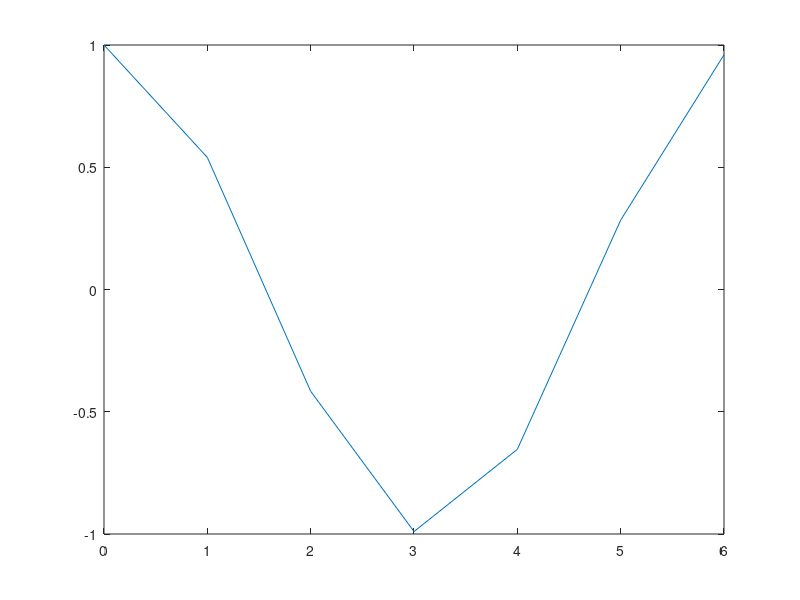
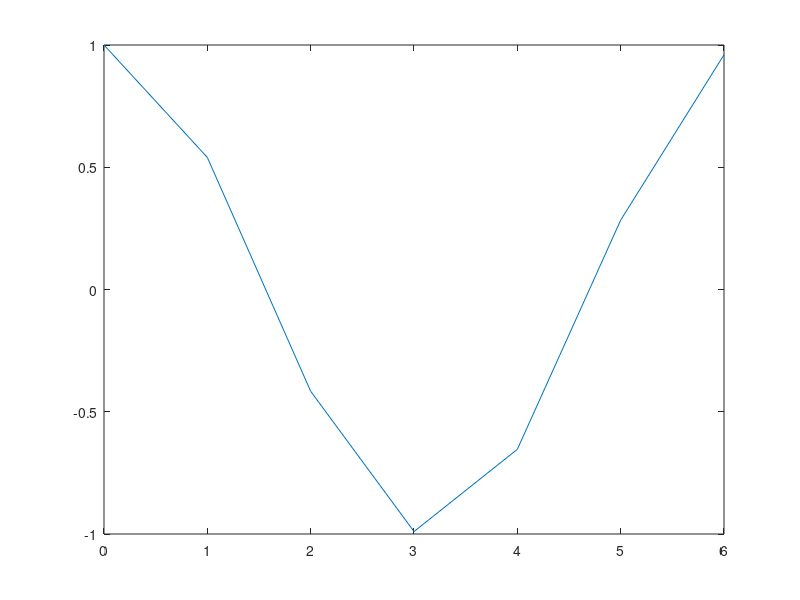

MATLAB code for these plots, in order:
%% Headline
% Headline description with a link
% <https://www.gnu.org/software/octave |*GNU Octave*| Homepage>
%
% Spanning some lines and blanks.
%

%%

disp ("First recognized Octave code after %%")

%% SECTION TITLE
% DESCRIPTIVE TEXT

%%% SECTION TITLE WITHOUT SECTION BREAK
% For Matlab compatibility

## SECTION TITLE
# DESCRIPTIVE TEXT

### SECTION TITLE WITHOUT SECTION BREAK
# Should not work in Octave style
# and should be interpreted as usual Octave code

%%
%

##
#

% some real comment
i = 0:2*pi

# some real comment
y = sin(i)

%%
%
% Content without head.
%

% some real comment and split code block
x = 0:2*pi

# some real comment and split code block
y = sin(x)

%%
%

% reusing old values
y = cos(i)

# some real comment and split code block
y = cos(x)

%% Text formatting
% PLAIN TEXT _ITALIC TEXT_ *BOLD TEXT* |MONOSPACED TEXT|
% |MONOSPACED TEXT| PLAIN TEXT _ITALIC TEXT_ *BOLD TEXT*
% *BOLD TEXT* |MONOSPACED TEXT| PLAIN TEXT _ITALIC TEXT_
% _ITALIC TEXT_ *BOLD TEXT* |MONOSPACED TEXT| PLAIN TEXT
% Trademarks:
% TEXT(TM)
% TEXT(R)
%
% Good inlining shoud work
% *BOLD _ITALIC |MONOSPACED| TEXT_*
% _ITALIC *BOLD |MONOSPACED| TEXT*_
% |MONOSPACED *BOLD _ITALIC_ TEXT*|
%
% Bad inlining should not work |MONOSPACED *BOLD TEXT|*

% figure code
plot (x,y)

% another plot
figure ()
plot (y,x)

## Text formatting
# PLAIN TEXT _ITALIC TEXT_ *BOLD TEXT* |MONOSPACED TEXT|
# |MONOSPACED TEXT| PLAIN TEXT _ITALIC TEXT_ *BOLD TEXT*
# *BOLD TEXT* |MONOSPACED TEXT| PLAIN TEXT _ITALIC TEXT_
# _ITALIC TEXT_ *BOLD TEXT* |MONOSPACED TEXT| PLAIN TEXT
# Trademarks:
# TEXT(TM)
# TEXT(R)
#
# Good inlining shoud work
# *BOLD _ITALIC |MONOSPACED| TEXT_*
# _ITALIC *BOLD |MONOSPACED| TEXT*_
# |MONOSPACED *BOLD _ITALIC_ TEXT*|
#
# Bad inlining should not work |MONOSPACED *BOLD TEXT|*

% again another plot
plot (x,y)

%% *BOLD*, _ITALIC_, |MONOSPACED| <http://www.someURL.com *Header* (R)>
%

## *BOLD*, _ITALIC_, |MONOSPACED| <http://www.someURL.com *Header* (R)>
#

%% Bulleted List
%
% * BULLETED ITEM 1
% * BULLETED ITEM 2
% * BULLETED ITEM 3 *BOLD*
% * BULLETED ITEM 4 <http://www.someURL.com>
%

## Bulleted List
#
# * BULLETED ITEM 1
# * BULLETED ITEM 2
# * BULLETED ITEM 3 *BOLD*
# * BULLETED ITEM 4 <http://www.someURL.com>
#

%% Numbered List
%
% # NUMBERED ITEM 1
% # NUMBERED ITEM 2
% # NUMBERED ITEM 3 *BOLD*
% # NUMBERED ITEM 4 <http://www.someURL.com>
%

## Numbered List
#
# # NUMBERED ITEM 1
# # NUMBERED ITEM 2
# # NUMBERED ITEM 3 *BOLD*
# # NUMBERED ITEM 4 <http://www.someURL.com>
#

%%
%
%  PREFORMATTED
%  TEXT
%

##
#
#  PREFORMATTED
#  TEXT
#

%% GNU Octave Code
%
%   for i = 1:10
%     disp (x)
%   endfor
%

## GNU Octave Code
#
#   for i = 1:10
#     disp (x)
#   endfor
#

%% External File Content
%
% <include>test_script_code_only.m</include>
%

## External File Content
#
# <include>test_script_code_only.m</include>
#

%% External Graphic
%
% <<test_script-1.png>>
%

## External Graphic
#
# <<test_script-1.png>>
#

%% Inline LaTeX
% This should be escaped properly: \, {, }, &, %, #, _, ~, ^, <, >
%
% $f(n) = n^5 + 4n^2 + 2 |_{n=17}$
%
% $$f(n) = n^5 + 4n^2 + 2 |_{n=17}$$
%
% $$e^x = \lim\limits_{n\rightarrow\infty}\left(1+\dfrac{x}{n}\right)^{n}$$
%

## Inline LaTeX
# This should be escaped properly: \, {, }, &, %, #, _, ~, ^, <, >
#
# $f(n) = n^5 + 4n^2 + 2 |_{n=17}$
#
# $$f(n) = n^5 + 4n^2 + 2 |_{n=17}$$
#
# $$e^x = \lim\limits_{n\rightarrow\infty}\left(1+\dfrac{x}{n}\right)^{n}$$
#

%% Links
% <https://www.gnu.org/software/octave>
% <https://www.gnu.org/software/octave GNU Octave Homepage>
% <octave:plot DISPLAYED TEXT FOR PLOT FUNCTION>
% <octave:abs Nested markup and newline
% PLAIN TEXT(TM) _ITALIC TEXT_(R) *BOLD TEXT* |MONOSPACED TEXT|>
% <https://www.gnu.org/software/octave Nested markup and newline
% PLAIN TEXT(TM) _ITALIC TEXT_(R) *BOLD TEXT* |MONOSPACED TEXT|>
%

## Links
# <https://www.gnu.org/software/octave>
# <https://www.gnu.org/software/octave GNU Octave Homepage>
# <octave:plot DISPLAYED TEXT FOR PLOT FUNCTION>
# <octave:abs Nested markup and newline
# PLAIN TEXT(TM) _ITALIC TEXT_(R) *BOLD TEXT* |MONOSPACED TEXT|>
# <https://www.gnu.org/software/octave Nested markup and newline
# PLAIN TEXT(TM) _ITALIC TEXT_(R) *BOLD TEXT* |MONOSPACED TEXT|>
#

%% Code with HTML/LaTeX special chars
%

function ret = foo (a, b)
  ret = (a > b) && (a < b^a);
endfunction
sprintf ("(a > b) && (a < b^a) = %f", foo (0, 1))

%% HTML Markup & < > "
% This should be escaped properly: & < > "
%
% The HTML entity should remain visible: &amp; &lt; &gt; &quot;
%
% The HTML entity should remain visible: |&amp;| |&lt;| |&gt;| |&quot;|
%

## HTML Markup & < > "
# This should be escaped properly: & < > "
#
# The HTML entity should remain visible: &amp; &lt; &gt; &quot;
#
# The HTML entity should remain visible: |&amp;| |&lt;| |&gt;| |&quot;|
#

%% HTML block markup
% <html>
% <table><tr>
% <td style="border: 1px solid black;">one</td>
% <td style="border: 1px solid black;">two</td>
% </tr>
% </table>
% </html>
%

## HTML block markup
# <html>
# <table>
# <tr>
# <td style="border: 1px solid black;">one</td>
# <td style="border: 1px solid black;">two</td>
# </tr>
# </table>
# </html>
#

%% HTML block markup with empty lines
% <html>
% <table><tr>
% <td style="border: 1px solid black;">one</td>
% <td style="border: 1px solid black;">two</td></tr>
% </table>
%
% and some text.
% </html>
%

## HTML block markup with empty lines
# <html>
# <table>
# <tr>
# <td style="border: 1px solid black;">one</td>
# <td style="border: 1px solid black;">two</td>
# </tr>
# </table>
#
# and some text.
# </html>
#

%% LaTeX block markup
% <latex>
% \begin{equation}
% \begin{pmatrix}
% 1 & 2 \\ 3 & 4
% \end{pmatrix}
% \end{equation}
% </latex>
%

## LaTeX block markup
# <latex>
# \begin{equation}
# \begin{pmatrix}
# 1 & 2 \\ 3 & 4
# \end{pmatrix}
# \end{equation}
# </latex>
#

%% LaTeX block markup with empty lines
% <latex>
% Some text
%
% \begin{equation}
% \begin{pmatrix}
% 1 & 2 \\ 3 & 4
% \end{pmatrix}
% \end{equation}
% </latex>
%

## LaTeX block markup with empty lines
# <latex>
# Some text
#
# \begin{equation}
# \begin{pmatrix}
# 1 & 2 \\ 3 & 4
# \end{pmatrix}
# \end{equation}
# </latex>
#

%% Long void
%
%
%
%
%
%
%
%
% content
%
%
%
%
%
%
%

%%
%
%
%
%
%
%
%
%
% and continued
%
%
%
%
%
%
%

## Long void
#
#
#
#
#
#
#
# content
#
#
#
#
#
#
#
#
#
#

##
#
#
#
#
#
#
#
# and continued
#
#
#
#
#
#
#
#
#
#
